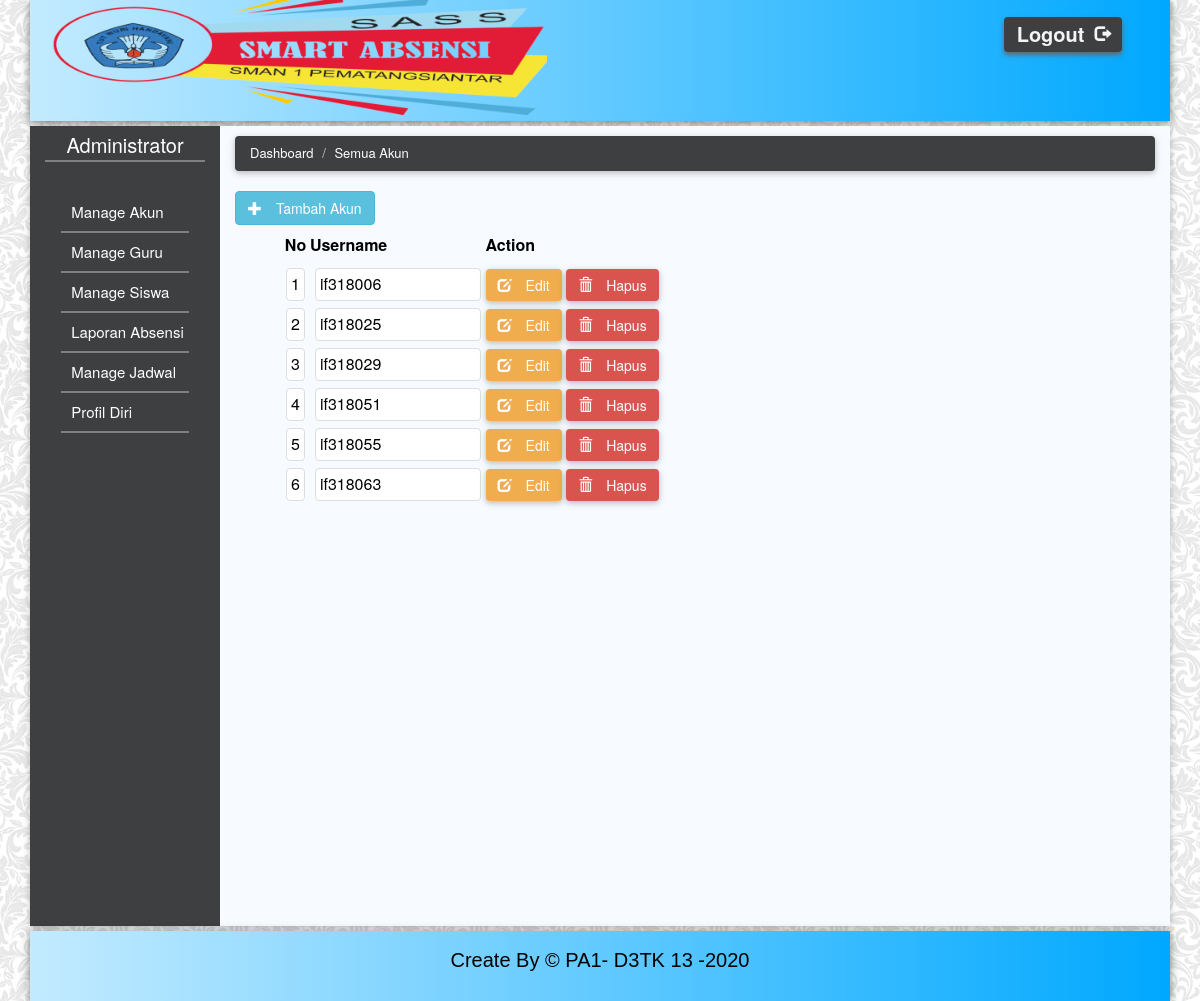
Page /AllAkun.php (signed in) on the committed database.
### tables this page shows
create table `akun` (
	`username` varchar (765),
	`PASSWORD` varchar (765),
	`role` double 
);

### commons/Function.php (called while the page is built, shortened)
<?php
    $db = mysqli_connect('localhost','root','','sman1_pematangsiantar');
    function ExecuteQuery($query){
        global $db;
        $result = mysqli_query($db,$query);
        return $result;
    }
    function getAllAccount(){
        $query = "SELECT * FROM akun WHERE role = '2'";
        $result = ExecuteQuery($query);
        $AllAccount = [];
        while($data = mysqli_fetch_assoc($result)){
            $AllAccount[] = $data;
        }
        return $AllAccount;
    }
    function encrypt($data){
        $encrypted = base64_encode($data);
        return $encrypted;
    }

### AllAkun.php (the view, shortened to what this page needs)
<html>
    <head>
        <?php
        require_once "commons/Function.php";
        ?>
        <link rel="stylesheet" href="css/bootstrap.min.css">
        <link rel="stylesheet" href="css/bootstrap.css">
        <link rel="stylesheet" href="css/myStyle.css">
    </head>
    <body style="color:white">
        <div class="container">
            <?php require('commons/header.php')?>
            <div class="col-md-12 content box-shadow" style="margin:5px 0px 5px 0px;padding:0px">
                <?php require('commons/menu.php')?>
                <div class="col-md-10">
                        <ul class="breadcrumb box-shadow">
                            <li><a href="Dashboard.php" style="text-decoration: none;color:white;">Dashboard</a></li>
                            <li><a href="#" style="text-decoration: none;color:white;">Semua Akun</a></li>
                        </ul>
                    <a href="add_akun.php"><div class="btn btn-info"><span class="glyphicon glyphicon-plus">&nbsp</span>Tambah Akun</div></a>
                    <div class="row" style="margin-left:5%;">
                        <form method="POST" action="AllProcess.php?action=TambahAkun">
                            <table>
                                <tr>
                                    <th style="width:5%" class="td-center">No</th>
                                    <th>Username</th>
                                    <th>Action</th>
                                </tr>
                                <?php
                                    $i  = 1;
                                    $AllAccount = getAllAccount();
                                    foreach($AllAccount as $Account){
                                    if($Account['role'] == 1){
                                        $Account['role'] = "Administrator";
                                    }
                                    else{
                                        $Account['role'] = "Guru";
                                    }
                                    ?>
                                <tr>
                                    <center>
                                    <td style="width:5%"><div class="thumbnail"><?= $i; ?></div></td>
                                    </center>
                                    <td><div class="thumbnail"><?= $Account['username']; ?></div></td>
                                    <td style="padding:0px;">
                                        <a href="EditAkun2.php?action=EditAkun&kode=<?= encrypt($Account['username']) ?>">
                                        <div class="btn btn-warning box-shadow">
                                            <span class="glyphicon glyphicon-edit">&nbsp</span>Edit</div></a>
                                        <a href="AllProcess.php?action=HapusAkun&kode=<?= encrypt($Account['username']) ?>"
                                        onclick="return confirm('Apakah Anda Yakin Ingin Menghapus Akun Ini?')">
                                        <div class="btn btn-danger box-shadow">
                                            <span class="glyphicon glyphicon-trash">&nbsp</span>Hapus</div></a>
                                    </td>
                                </tr>
                                <?php
                                    ++$i;
                                    }
                                ?>
                            </table>
                        </form>
                    </div>
                </div>
            </div>
            <?php require('commons/footer.php')?>
        </div>
    </body>
</html>

### css/myStyle.css (style rules this page uses)
.content { background-color: #f7faff; }
.box-shadow { box-shadow: 0 2px 5px 0 rgba(0,0,0,0.16), 0 2px 10px 0 rgba(0,0,0,0.12); border: 0px solid black; }
body { background-image: url('images/corak.png') }
a { color:whitesmoke; text-decoration: none; }
.breadcrumb { margin-top:10px; background-color: #3d3f40; color:white; transition: 0.5s; font-size:13px; }
td { text-align: left; height:40px; padding:0px 5px 0px 10px;; }

### AllAkun.php (style rules this page uses)
td,th { color:black; height:40px; }
.thumbnail { margin:0px; margin-left:-5px; }
.td-center { text-align:center; }

### rows in the picture
akun: username "if318006"
akun: username "if318025"
akun: username "if318029"
akun: username "if318051"
akun: username "if318055"
akun: username "if318063"

### other values in the picture
$role "Administrator"
